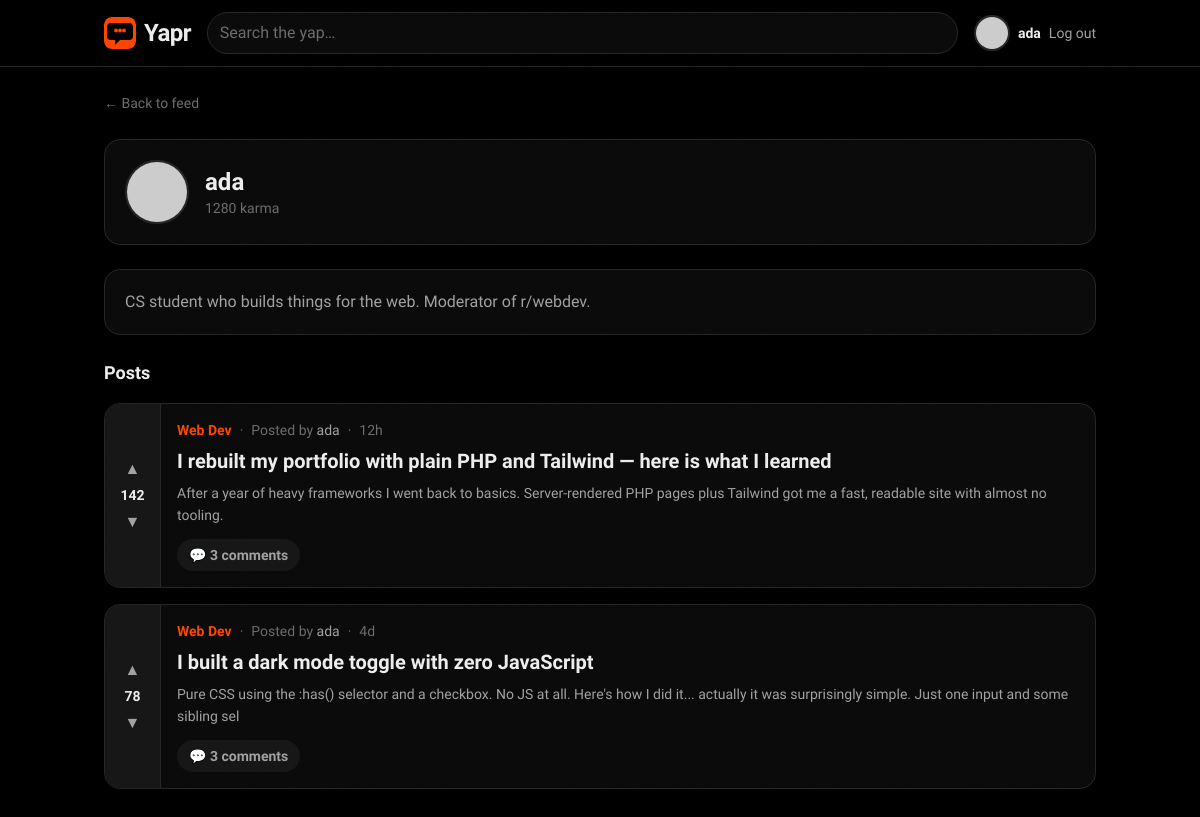
Page /profile.php?id=1 (signed in) on the committed database.
### tables this page shows
CREATE TABLE users (
    id         INT UNSIGNED AUTO_INCREMENT PRIMARY KEY,
    username   VARCHAR(30)  NOT NULL UNIQUE,
    email      VARCHAR(255) NOT NULL UNIQUE,
    password   VARCHAR(255) NOT NULL,
    avatar     VARCHAR(255) DEFAULT NULL,
    bio        TEXT         DEFAULT NULL,
    karma      INT          NOT NULL DEFAULT 0,
    created_at TIMESTAMP    NOT NULL DEFAULT CURRENT_TIMESTAMP,
    updated_at TIMESTAMP    NOT NULL DEFAULT CURRENT_TIMESTAMP ON UPDATE CURRENT_TIMESTAMP
);

CREATE TABLE posts (
    id           INT UNSIGNED AUTO_INCREMENT PRIMARY KEY,
    title        VARCHAR(255) NOT NULL,
    body         TEXT         NOT NULL,
    user_id      INT UNSIGNED NOT NULL,
    community_id INT UNSIGNED NOT NULL,
    score        INT          NOT NULL DEFAULT 0,
    created_at   TIMESTAMP    NOT NULL DEFAULT CURRENT_TIMESTAMP,
    updated_at   TIMESTAMP    NOT NULL DEFAULT CURRENT_TIMESTAMP ON UPDATE CURRENT_TIMESTAMP,
    FOREIGN KEY (user_id)      REFERENCES users(id)       ON DELETE CASCADE,
    FOREIGN KEY (community_id) REFERENCES communities(id) ON DELETE CASCADE
);

CREATE TABLE communities (
    id          INT UNSIGNED AUTO_INCREMENT PRIMARY KEY,
    name        VARCHAR(50)  NOT NULL,
    slug        VARCHAR(60)  NOT NULL UNIQUE,
    description TEXT         DEFAULT NULL,
    owner_id    INT UNSIGNED NOT NULL,
    created_at  TIMESTAMP    NOT NULL DEFAULT CURRENT_TIMESTAMP,
    FOREIGN KEY (owner_id) REFERENCES users(id) ON DELETE CASCADE
);

### api/includes/helpers.php (the view, shortened to what this page needs)
<?php
function timeAgo(string $datetime): string {
    $timestamp = strtotime($datetime);
    $diff = time() - $timestamp;
    if ($diff < 86400) return floor($diff / 3600) . 'h';
    if ($diff < 604800) return floor($diff / 86400) . 'd';
    return date('M j', $timestamp);
}
function esc($value): string {
    return htmlspecialchars((string) $value, ENT_QUOTES, 'UTF-8');
}
function avatarHtml(array $user, int $size = 10): string {
    $username = $user['username'] ?? 'guest';
    $initial = esc(mb_strtoupper(mb_substr($username, 0, 1)));
    $color = esc($user['avatar_color'] ?? '#ff4500');
    $px = $size * 4;
    $initialCircle = sprintf(
        '<div style="width:%1$dpx;height:%1$dpx;background-color:%2$s"'
        . ' class="flex items-center justify-center rounded-full border-2 border-line text-white font-semibold animate-scale-in">%3$s</div>',
        $px, $color, $initial
    );
    $url = $user['avatar_url'] ?? '';
    if ($url === '') {
        $url = 'https://api.dicebear.com/9.x/bottts/svg?seed=' . rawurlencode($username);
    }
    $fallback = "'" . str_replace('"', '&quot;', $initialCircle) . "'";
    return sprintf(
        '<img src="%1$s" alt="%2$s" width="%3$d" height="%3$d" loading="lazy"'
        . ' style="width:%3$dpx;height:%3$dpx;object-fit:cover;border-radius:9999px"'
        . ' class="rounded-full border-2 border-line object-cover"'
        . ' onerror="this.onerror=null;this.outerHTML=%4$s">',
        esc($url), esc($username), $px, $fallback
    );
}
function postCardHtml(array $post, int $index = 0): string {
    $author = $post['author']['username'] ?? 'unknown';
    $community = esc($post['community'] ?? '');
    $slug = esc($post['community_slug'] ?? '');
    $title = esc($post['title'] ?? '');
    $excerpt = esc(mb_substr($post['body'] ?? '', 0, 160));
    $score = esc($post['score'] ?? 0);
    $comments = esc($post['comments_count'] ?? 0);
    $time = esc($post['time'] ?? '');
    $id = (int) ($post['id'] ?? 0);
    $delay = min($index, 7) * 55;
    $comm = $community !== ''
        ? '<a href="community.php?slug=' . $slug . '" class="font-display font-semibold text-pop transition hover:underline">' . $community . '</a>'
        : '';
    return <<<HTML
    <div class="reveal" style="--reveal-delay:{$delay}ms">
      <article class="card flex overflow-hidden">
        <div class="vote-rail" data-score="{$score}">
          <button type="button" class="vote-btn is-up" aria-label="Upvote">▲</button>
          <span class="vote-score">{$score}</span>
          <button type="button" class="vote-btn is-down" aria-label="Downvote">▼</button>
        </div>
        <div class="min-w-0 flex-1 p-4">
          <div class="mb-2 flex flex-wrap items-center gap-2 text-sm text-ink-faint">
            {$comm}
            <span>·</span>
            <span>Posted by <span class="font-medium text-ink-soft">{$author}</span></span>
            <span>·</span>
            <span>{$time}</span>
          </div>
          <a href="post.php?id={$id}" class="block group">
            <h2 class="font-display text-xl font-semibold leading-snug text-ink transition group-hover:text-pop">{$title}</h2>
            <p class="mt-1.5 line-clamp-3 text-sm leading-relaxed text-ink-soft">{$excerpt}</p>
          </a>
          <div class="mt-3 flex items-center gap-3 text-sm text-ink-faint">
            <a href="post.php?id={$id}" class="pill bg-night-raised text-ink-soft transition hover:bg-pop hover:text-white">💬 {$comments} comments</a>
          </div>
        </div>
      </article>
    </div>
HTML;
}

### api/includes/navbar.php (shortened to what this page needs)
<?php
$user = $_SESSION['user'] ?? null;
?>
<header class="sticky top-0 z-20 border-b border-line bg-night/90 backdrop-blur">
  <nav class="mx-auto flex max-w-5xl items-center gap-4 px-4 py-3">
    <a href="index.php" class="group flex items-center gap-2">
      <img src="images/favicon.svg" alt="Yapr" class="h-8 w-8 rounded-lg transition-transform duration-150 ease-out group-hover:-rotate-6 group-hover:scale-110">
      <span class="font-display text-2xl font-black tracking-tight text-ink">Yapr</span>
    </a>
    <form action="index.php" method="get" class="hidden flex-1 md:block">
      <input type="search" name="q" placeholder="Search the yap…"
             class="field rounded-full">
    </form>
    <div class="ml-auto flex items-center gap-2 text-sm">
      <?php if (!empty($user)): ?>
        <?= avatarHtml($user, 9) ?>
        <a href="profile.php?id=<?= esc($user['id']) ?>" class="hidden font-semibold text-ink transition hover:text-pop sm:block"><?= esc($user['username']) ?></a>
        <a href="login.php?action=logout" class="btn-ghost">Log out</a>
      <?php else: ?>
        <a href="login.php" class="btn-ghost">Log in</a>
        <a href="register.php" class="btn-primary">Sign up</a>
      <?php endif; ?>
    </div>
  </nav>
</header>

### api/profile.php (shortened to what this page needs)
<?php
require __DIR__ . '/includes/db.php';
require __DIR__ . '/includes/helpers.php';
$id = (int) ($_GET['id'] ?? $_SESSION['user']['id'] ?? 0);
$userResult = mysqli_query($conn, "
    SELECT id, username, avatar AS avatar_url, bio, karma, created_at
    FROM users WHERE id = $id
");
$viewed = mysqli_fetch_assoc($userResult);
$postsResult = mysqli_query($conn, "
    SELECT p.*, u.username AS author_username,
           c.name AS community_name, c.slug AS community_slug,
           (SELECT COUNT(*) FROM comments WHERE post_id = p.id) AS comments_count
    FROM posts p
    JOIN users u ON p.user_id = u.id
    JOIN communities c ON p.community_id = c.id
    WHERE p.user_id = $id
    ORDER BY p.created_at DESC
");
$userPosts = [];
while ($row = mysqli_fetch_assoc($postsResult)) {
    $row['author'] = ['username' => $row['author_username']];
    $row['community'] = $row['community_name'];
    $row['community_slug'] = $row['community_slug'];
    $row['time'] = timeAgo($row['created_at']);
    $row['author_id'] = $row['user_id'];
    $row['comments_count'] = $row['comments_count'] ?? 0;
    $userPosts[] = $row;
}
require __DIR__ . '/includes/header.php';
?>
<div class="space-y-6">
  <a href="index.php" class="text-sm text-ink-faint transition hover:text-pop">← Back to feed</a>
  <div class="card reveal flex items-center gap-4 p-5">
    <?= avatarHtml($viewed, 16) ?>
    <div>
      <h1 class="font-display text-2xl font-bold text-ink"><?= esc($viewed['username']) ?></h1>
      <p class="text-sm text-ink-faint"><?= esc($viewed['karma']) ?> karma</p>
    </div>
  </div>
  <p class="card -mt-3 p-5 text-ink-soft"><?= esc($viewed['bio'] ?? '') ?></p>
  <section class="space-y-4">
    <h2 class="font-display text-lg font-semibold text-ink">Posts</h2>
    <?php foreach (array_values($userPosts) as $i => $post): ?>
      <?= postCardHtml($post, $i) ?>
    <?php endforeach; ?>
  </section>
</div>
<?php require __DIR__ . '/includes/footer.php'; ?>

### public/css/polish.css (style rules this page uses)
.reveal { opacity: 0; transform: translateY(20px); transition: opacity 0.35s cubic-bezier(0.23, 1, 0.32, 1), transform 0.35s cubic-bezier(0.23, 1, 0.32, 1); transition-delay: var(--reveal-delay, 0ms); }
.reveal.visible { opacity: 1; transform: translateY(0); }
header { transition: transform 300ms cubic-bezier(0.23, 1, 0.32, 1); }
html { background: #000; }

### api/includes/header.php (style rules this page uses)
:root { --ease-out: cubic-bezier(0.23, 1, 0.32, 1); }
body { background: #000000; -webkit-font-smoothing: antialiased; -moz-osx-font-smoothing: grayscale; }
.card { position: relative; border-radius: 1rem; border: 1px solid #262626; background: #0a0a0a; transition: transform 200ms var(--ease-out), border-color 200ms var(--ease-out), box-shadow 200ms var(--ease-out); }
.pill { display: inline-flex; align-items: center; justify-content: center; gap: 0.375rem; border-radius: 9999px; padding: 0.375rem 0.75rem; font-size: 0.875rem; font-weight: 600; transition: transform 150ms var(--ease-out), background 150ms var(--ease-out), color 150ms var(--ease-out); }
.btn-ghost { color: #a1a1a1; font-weight: 500; transition: transform 150ms var(--ease-out), background 150ms var(--ease-out), color 150ms var(--ease-out); }
.vote-rail { display: flex; width: 3.5rem; flex-shrink: 0; flex-direction: column; align-items: center; justify-content: center; gap: 0.125rem; border-top-left-radius: 1rem; border-bottom-left-radius: 1rem; border-right: 1px solid #262626; background: #161616; padding: 0.75rem 0; color: #a1a1a1; }
.vote-btn { display: flex; height: 1.75rem; width: 1.75rem; align-items: center; justify-content: center; border-radius: 9999px; font-size: 1rem; line-height: 1; transition: transform 150ms var(--ease-out), background 150ms var(--ease-out), color 150ms var(--ease-out); }
.vote-score { font-family: "Bricolage Grotesque", system-ui, sans-serif; font-size: 0.875rem; font-weight: 700; font-variant-numeric: tabular-nums; color: #ededed; }
.field { width: 100%; border-radius: 0.75rem; border: 1px solid #262626; background: #0a0a0a; padding: 0.5rem 0.75rem; color: #ededed; transition: border-color 150ms var(--ease-out), box-shadow 150ms var(--ease-out); }
.field::placeholder { color: #6b6b6b; }

### rows in the picture
users: username "ada", karma "1280", bio "CS student who builds things for the web. Moderator of r/webdev."
posts: $delay 0 (drawn), score "142", community.name "Web Dev", time "12h", title "I rebuilt my portfolio with plain PHP and Tailwind — here is what I learned", body "After a year of heavy frameworks I went back to basics. Server-rendered PHP pages plus Tailwind got me a fast, readable site with almost no tooling.", comments "3"
posts: $delay 55 (drawn), score "78", community.name "Web Dev", time "4d", title "I built a dark mode toggle with zero JavaScript", body "Pure CSS using the :has() selector and a checkbox. No JS at all. Here's how I did it... actually it was surprisingly simple. Just one input and some sibling sel", comments "3"
